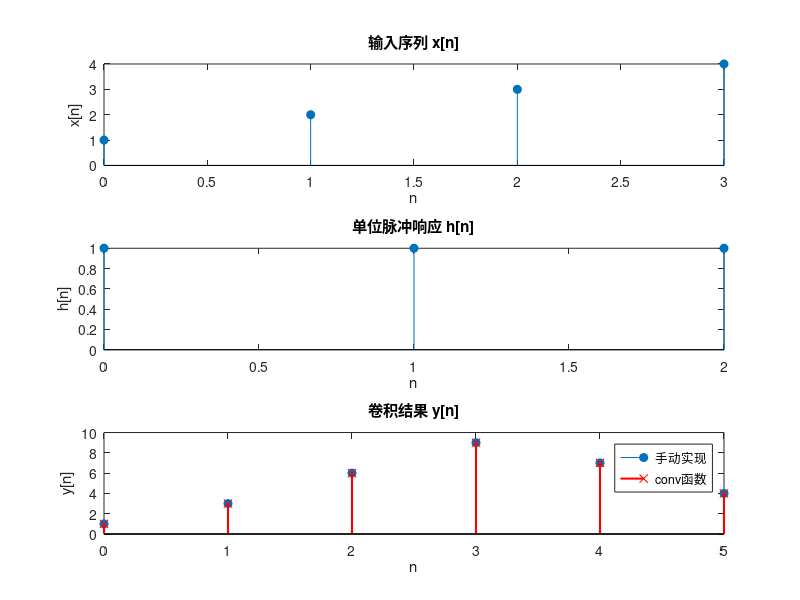

Reproduce this figure in MATLAB.
% convolution.m
% 实验1：离散时间卷积的计算
% 功能：手动实现卷积运算，并与MATLAB内置conv函数对比验证

clear; clc; close all;

% 定义两个有限长序列
x = [1, 2, 3, 4];      % 输入序列 x[n]
h = [1, 1, 1];         % 单位脉冲响应 h[n]

% 手动实现卷积 y[n] = sum_{k} x[k] * h[n-k]
Nx = length(x);
Nh = length(h);
Ny = Nx + Nh - 1;       % 卷积结果长度
y_manual = zeros(1, Ny);

for n = 1:Ny
    sum = 0;
    for k = 1:Nx
        % 检查 h[n-k] 是否在有效范围内
        if (n-k+1 >= 1) && (n-k+1 <= Nh)
            sum = sum + x(k) * h(n-k+1);
        end
    end
    y_manual(n) = sum;
end

% 使用MATLAB内置conv函数验证
y_builtin = conv(x, h);

% 显示结果
disp('手动计算卷积结果:');
disp(y_manual);
disp('MATLAB conv 结果:');
disp(y_builtin);

% 绘图对比
figure;
subplot(3,1,1);
stem(0:Nx-1, x, 'filled');
title('输入序列 x[n]');
xlabel('n'); ylabel('x[n]');

subplot(3,1,2);
stem(0:Nh-1, h, 'filled');
title('单位脉冲响应 h[n]');
xlabel('n'); ylabel('h[n]');

subplot(3,1,3);
stem(0:Ny-1, y_manual, 'filled');
hold on;
stem(0:Ny-1, y_builtin, 'rx', 'LineWidth', 1.5);
title('卷积结果 y[n]');
xlabel('n'); ylabel('y[n]');
legend('手动实现', 'conv函数');

% 验证一致性
if isequal(y_manual, y_builtin)
    disp('✅ 结果一致，卷积实现正确！');
else
    disp('❌ 结果不一致，请检查代码。');
end
